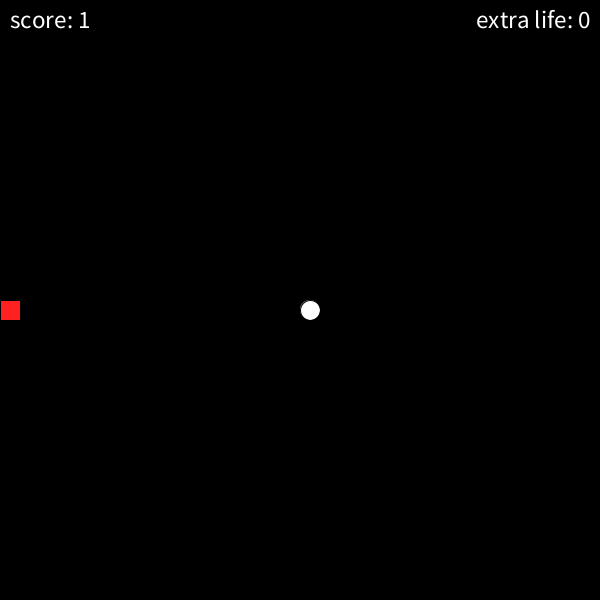
Frame 1 (no input)
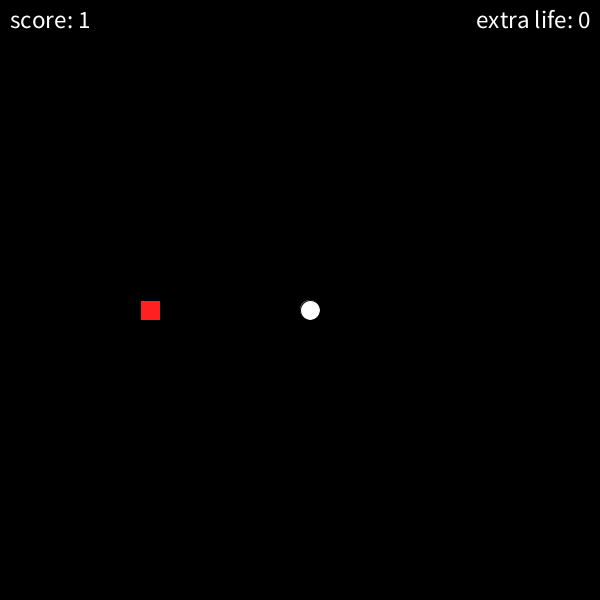
Frame 60 (the mouse pressed at the canvas centre just before this capture)
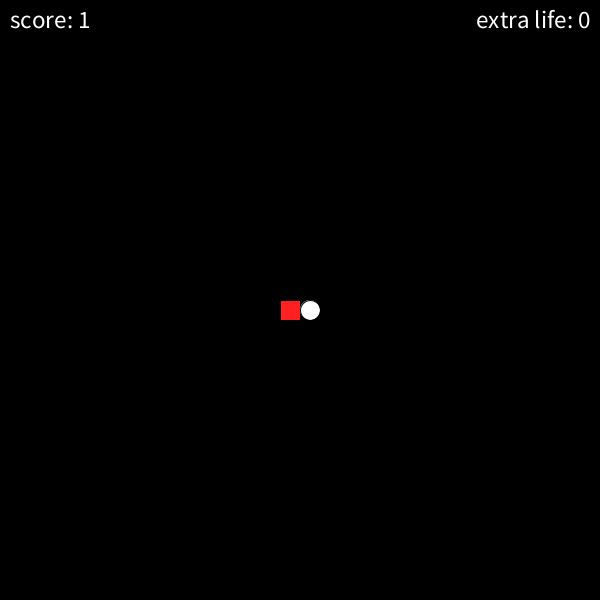
Frame 120 (the mouse held since frame 60 and released just before this capture)

The Processing sketch that drew these frames (run headless with seeded random() and noise(); from frame 60 on, the mouse is pressed at the canvas centre):

// Processing sketch: sketch_240521a
// ── sketch_240521a.pde
// Amir2
ArrayList<Integer> x = new ArrayList<Integer>(), y = new ArrayList<Integer>();
int w=30, h=30, blocks=20, diraction = 2, foodx = 15, foody = 15, fc1 = 255, fc2 = 255, fc3 = 255, speed = 8, extra_lifex = 15, extra_lifey = 15, exl1 = 255, exl2 = 255, exl3 = 255;
int[] x_diraction={0,0,1,-1}, y_diraction={1,-1,0,0};
boolean gameover = false;
boolean extralife_mode = false;
int counter;
int lastsize ;

void setup(){
  size(600,600);
  x.add(0);
  y.add(15);
  counter = 0;
  lastsize = 0;
}

void draw(){
  background(0);
    fill (255, 33, 33);
    for (int i = 0; i < x.size(); i++)
      rect(x.get(i)*blocks, y.get(i)*blocks, blocks, blocks);
    textAlign(RIGHT); //extra life
    textSize(25);
    fill(255);
    text("extra life: " + counter, 10, 10, width -20, 50);
    textAlign(LEFT); // score
    textSize(25);
    fill(255);
    text("score: " + x.size(), 10, 10, width - 20, 50);
    if (!gameover)
    {
      if (x.size()%5==0 && lastsize != x.size())
      {    
        lastsize = x.size();
        extralife_mode = true;
      }
      if(extralife_mode)
      {
        fill(exl1,exl2,exl3); // extra life color
        rect(extra_lifex*blocks,extra_lifey*blocks, blocks, blocks); //extra life
      }
      fill(fc1, fc2, fc3); //food color
      ellipse(foodx*blocks+10, foody*blocks+10, blocks, blocks); //food
      
      if (frameCount%speed==0)
      {
        x.add(0, x.get(0) + x_diraction[diraction]);
        y.add(0, y.get(0) + y_diraction[diraction]);
        if (x.get(0) < 0 || y.get(0) < 0 || x.get(0) >= w || y.get(0) >= h)
        {
          if(counter > 0)
          {
            counter--;
            x.set(0,0);
            y.set(0,15);
            diraction = 2;
          } else { 
            gameover = true;
          }
        }
        for (int i = 1; i<x.size(); i++)
        {
          if (x.get(0) == x.get(i) && y.get(0) == y.get(i))
          {
            if(counter > 0)
            {
              counter--;
              x.set(0,0);
              y.set(0,15);
              diraction = 2;
            } else {
              gameover = true;
            }
          }
        }
        if (x.get(0) == foodx && y.get(0) == foody)
        {
          if (x.size()%2==0 && speed >= 2)
            speed -= 1; //speed increase   
          foodx = (int)random(0,w);
          foody = (int)random(0,w);
          fc1 = (int)random(255);
          fc2 = (int)random(255);
          fc3 = (int)random(255);
        }
        else
        {
          x.remove(x.size()-1);
          y.remove(y.size()-1);
        }
        if (x.get(0) == extra_lifex && y.get(0) == extra_lifey && extralife_mode)
        {
          counter++;
          extra_lifex = (int)random(0,w);
          extra_lifey = (int)random(0,w);
          exl1 = (int)random(255);
          exl2 = (int)random(255);
          exl3 = (int)random(255);
          extralife_mode = false;
        }
      }
    }
    else
    {
      fill(255, 229, 33);
      textSize(30);
      textAlign(CENTER);
      text("GAME OVER \n Your score is: "+ x.size() +"\n Press Enter", width/2, height/3);
      if (keyCode == ENTER)
      {
        x.clear();
        y.clear();
        x.add(0);
        y.add(15);
        extralife_mode = false;
        counter = 0;
        lastsize = 0;
        diraction = 2;
        speed = 8;
        gameover = false;
      }
    }
}

void keyPressed()
{
  int newdir = keyCode == DOWN? 0:(keyCode == UP?1:(keyCode == RIGHT?2:(keyCode == LEFT?3:-1)));
  if (newdir != -1)
    diraction = newdir;
}
